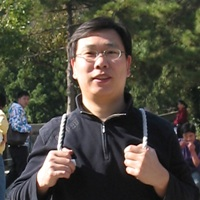
//> input picture bin/test.jpg, 200 x 200 px
$ ./main   (built with g++ and OpenCV 4)
//> lines starting //> are read from the running program, lines starting //| are printed output that depends on the picture; after the words box and inside, x2 and y2 are one past the last pixel; in counts of white or black regions, pixels touching at a corner belong together
//***********************************************************************************************
//
// Face detector
// with HAAR cascade classifier in OpenCV v2.4.9 or later (from April 2014)
//
// The program detect faces in input image and mark detected face with a rectangle box
// Detected faces can be displayed or stored into files.
//
// Some parts are based on the tutorial & code by Shervin Emami.
//
//***********************************************************************************************

#include "opencv2/opencv.hpp"
#include <iostream>
#include <string>
#include <sstream>

// Cascade Classifier xml files, used for face detection
// Copy the files from OpenCV data folder (eg: '/OpenCV/data/haarcascades')

// Haar face detector.
const char *sFaceCascadeFile = "cascades/haarcascade_frontalface_alt.xml";

// Name shown in the GUI window.
const char *sWindowName = "Face Detector";

std::string MakeFileName(std::string& fileName, int n)
{
    std::ostringstream oss;
    std::string::size_type pos = fileName.find_last_of('.');
    oss << fileName.substr(0, pos) << "_face_" << n << fileName.substr(pos);
    return oss.str();
}

IplImage* CutImage(IplImage* src, CvRect* rect)
{
    cvSetImageROI(src, *rect);
    IplImage* dst = cvCreateImage(cvSize(rect->width, rect->height),
                                  src->depth,
                                  src->nChannels);

    cvCopy(src,dst,0);
    cvResetImageROI(src);
    return dst;
}

int main(int argc, char *argv[])
{
    // Load Haar cascade classifier for face detection
    CvHaarClassifierCascade *pHaarCascade = NULL;
    try
    {
        pHaarCascade = (CvHaarClassifierCascade*)cvLoad(sFaceCascadeFile);
    }
    catch (cv::Exception &e)
    {
        std::cerr <<
        "Cascade classifier " << sFaceCascadeFile <<
        " load exception: " << e.what() << std::endl;
    }
    if ( pHaarCascade == NULL )
    {
        std::cerr << "Cascade classifier load failed: " << sFaceCascadeFile << std::endl;
        std::cerr << "Copy file from OpenCV data folder (eg: '/OpenCV/data/haarcascades')" << std::endl;
        exit(1);
    }
    std::cout << "Loaded face detection cascade classifier: " << sFaceCascadeFile << std::endl;

    // Path name of source image file
    std::string sImageFile = "test.jpg"; // Default file name
    if (argc > 1)
    {
        sImageFile = argv[1];
    }

    // Load image
    IplImage *pSrcImage = NULL;
    try
    {
        pSrcImage = cvLoadImage(sImageFile.c_str(), CV_LOAD_IMAGE_UNCHANGED);
//> pSrcImage is the input picture: 200 rows x 200 cols, CV_8UC3; mean B, G, R 64.6, 75.4, 78.9
    }
    catch (cv::Exception &e)
    {
        std::cerr <<
        "Image file " << sImageFile <<
        " load exception: " << e.what() << std::endl;
    }
    if(pSrcImage == NULL)
    {
        std::cerr <<
        "Source image load failed."
        " Please check file : " << sImageFile << std::endl;
        exit(1);
    }
    std::cout << "Loaded source image file: " << sImageFile << std::endl;

    // Convert image to gray for fast face detection
	IplImage *pGrayImage = NULL;
    try
    {
        pGrayImage = cvCreateImage(cvGetSize(pSrcImage), IPL_DEPTH_8U, 1);
        cvCvtColor(pSrcImage, pGrayImage, CV_BGR2GRAY);
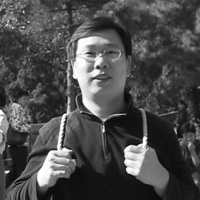
//> pGrayImage: 200 rows x 200 cols, CV_8UC1; min 4, max 255, mean 75.2
    }
	catch (cv::Exception &e)
    {
        std::cerr << "Convert image to gray exception: " << e.what() << std::endl;
        cvReleaseImage(&pSrcImage);
        exit(1);
    }
    assert(pGrayImage != NULL);

	// Face detection
    try
    {
        CvMemStorage *pcvMStorage = cvCreateMemStorage(0);
		cvClearMemStorage(pcvMStorage);

        // Detect
		CvSeq *pcvSeqFaces = cvHaarDetectObjects(pGrayImage, pHaarCascade, pcvMStorage);
//> pcvSeqFaces = 1 item
        std::cout << pcvSeqFaces->total << " face is detected." << std::endl;
//| 1 face is detected.

		for(int i = 0; i <pcvSeqFaces->total; i++)
		{
            // Cut and store
            CvRect* pRect = (CvRect*)cvGetSeqElem(pcvSeqFaces, i);
            std::string sFaceImageFile = MakeFileName(sImageFile, i + 1);
            IplImage* pFaceImage = CutImage(pSrcImage, pRect);
            if( !cvSaveImage(sFaceImageFile.c_str(), pFaceImage) )
            {
                std::cerr << "Store detected face image failed: " << sFaceImageFile << std::endl;
            }
            std::cout << "Detected face has been stored into file: " << sFaceImageFile << std::endl;
            cvReleaseImage(&pFaceImage);

            // Mark
            CvPoint pt1 = {pRect->x, pRect->y};
            CvPoint pt2 = {pRect->x + pRect->width, pRect->y + pRect->height};
            CvScalar color = {0, 0, 255};
            cvRectangle(pSrcImage, pt1, pt2, color);
		}
//> this loop made 1 pass
//> (pt1, pt2) on pass 1: (Point(69, 28), Point(132, 91))
//| Detected face has been stored into file: test_face_1.jpg
//> pass 1, in CutImage, `cvSetImageROI(src, *rect);`:
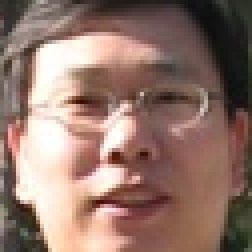
//> src: 63 rows x 63 cols, CV_8UC3 (shown 4 times larger); mean B, G, R 106.7, 117.6, 145.5
//> after the loop:
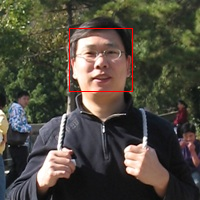
//> pSrcImage: 200 rows x 200 cols, CV_8UC3; 0.63% of pixels changed, all inside (x1, y1, x2, y2) = (69, 28, 133, 92)

		cvReleaseMemStorage(&pcvMStorage);
	}
    catch (cv::Exception &e)
    {
        std::cout << "Face detetion exception: " << e.what() << std::endl;
    }

    cvShowImage(sWindowName, pSrcImage);

    std::cout << "Press any key to quit." << std::endl;
    cvWaitKey(0);

	cvDestroyWindow(sWindowName);
    cvReleaseImage(&pGrayImage);
	cvReleaseImage(&pSrcImage);

    return 0;
}
